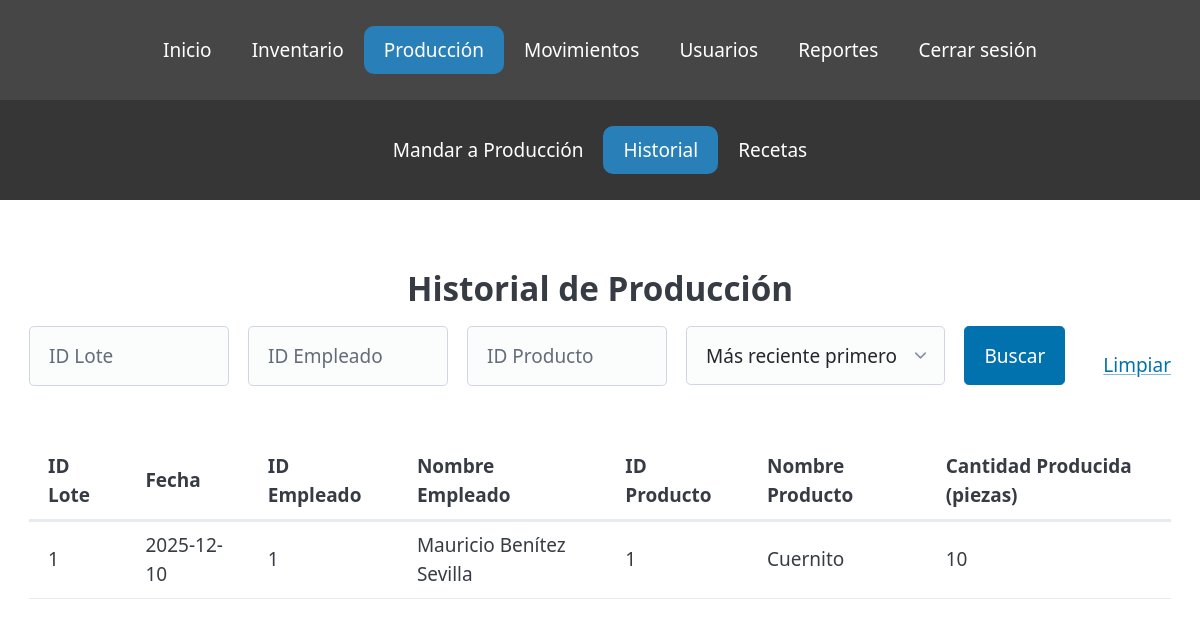
Screenshot of /historial_produccion.php (signed in) with the database file from the repository.
### tables this page shows
CREATE TABLE `empleado` (
  `ID` int NOT NULL AUTO_INCREMENT,
  `Nombre` varchar(20) NOT NULL,
  `ApellidoPat` varchar(20) NOT NULL,
  `ApellidoMat` varchar(45) NOT NULL,
  `FechaIngreso` date NOT NULL,
  `FechaNacimiento` date NOT NULL,
  `LugarNacimiento` varchar(45) NOT NULL,
  `Calle` varchar(45) NOT NULL,
  `Colonia` varchar(30) NOT NULL,
  `Ciudad` varchar(20) NOT NULL,
  `Teléfono` varchar(10) NOT NULL,
  `Rol` varchar(20) NOT NULL,
  `Usuario` varchar(20) DEFAULT NULL,
  `Contraseña` varchar(16) DEFAULT NULL,
  PRIMARY KEY (`ID`),
  UNIQUE KEY `Usuario_UNIQUE` (`Usuario`)
);

CREATE TABLE `producto` (
  `ID` int NOT NULL AUTO_INCREMENT,
  `Código` varchar(8) NOT NULL,
  `Nombre` varchar(45) NOT NULL,
  `Existencia` float NOT NULL,
  PRIMARY KEY (`ID`),
  UNIQUE KEY `Código_UNIQUE` (`Código`)
);

### historial_produccion.php (the view, shortened to what this page needs)
<?php
    include_once 'conn.php';
    $order = "DESC";
    $id_lote = isset($_GET['id_lote']) ? trim($_GET['id_lote']) : "";
    $id_empleado = isset($_GET['id_empleado']) ? trim($_GET['id_empleado']) : "";
    $id_producto = isset($_GET['id_producto']) ? trim($_GET['id_producto']) : "";
    $sql = "SELECT l.ID, l.Fecha, e.ID AS ID_Empleado, CONCAT(e.Nombre, ' ', e.ApellidoPat, ' ', e.ApellidoMat) AS NombreEmpleado, p.ID AS ID_Producto, p.Nombre AS NombreProducto, l.Cantidad
            FROM loteproducción l
            INNER JOIN empleado e ON l.ID_Empleado = e.ID
            INNER JOIN producto p ON l.ID_Producto = p.ID";
    $sql .= " ORDER BY l.Fecha $order";
    $res = mysqli_query($conn, $sql);
?>
<!DOCTYPE html>
<html lang="es">
<head>
    <link rel="stylesheet" href="https://cdn.jsdelivr.net/npm/@picocss/pico@2/css/pico.classless.min.css">
    <link rel="stylesheet" href="estilos.css">
</head>
<body>
    <header>
        <nav>
            <a href="welcome.php">Inicio</a>
            <a href="materia_prima.php">Inventario</a>
            <a href="produccion.php" class="active">Producción</a>
            <a href="movimientos.php">Movimientos</a>
            <a href="usuarios.php">Usuarios</a>
            <?php if (isset($_SESSION['Rol']) && $_SESSION['Rol'] === 'admin'): ?>
                <a href="reportes.php">Reportes</a>
            <?php endif; ?>
            <a href="logout.php">Cerrar sesión</a>
        </nav>
    </header>
    <header2>
        <nav>
            <a href="produccion.php">Mandar a Producción</a>
            <a href="historial_produccion.php" class="active">Historial</a>
            <a href="recetas.php">Recetas</a>
        </nav>
    </header2>
    <main>
        <section>
            <h2>Historial de Producción</h2>
            <form method="get" style="margin-bottom: 2rem; display: flex; gap: 1rem; align-items: center;">
                <input type="text" style="width: 200px;" name="id_lote" placeholder="ID Lote" value="<?php echo htmlspecialchars($id_lote); ?>">
                <input type="text" style="width: 200px;" name="id_empleado" placeholder="ID Empleado" value="<?php echo htmlspecialchars($id_empleado); ?>">
                <input type="text" style="width: 200px;" name="id_producto" placeholder="ID Producto" value="<?php echo htmlspecialchars($id_producto); ?>">
                <select name="orden" style="width: auto;">
                    <option value="reciente" <?php if($order=="DESC") echo "selected"; ?>>Más reciente primero</option>
                </select>
                <button type="submit">Buscar</button>
                <a href="historial_produccion.php" style="margin-left:1rem;">Limpiar</a>
            </form>
            <div style="overflow-x:auto;">
            <table>
                <thead>
                    <tr>
                        <th>ID Lote</th>
                        <th>Fecha</th>
                        <th>ID Empleado</th>
                        <th>Nombre Empleado</th>
                        <th>ID Producto</th>
                        <th>Nombre Producto</th>
                        <th>Cantidad Producida (piezas)</th>
                    </tr>
                </thead>
                <tbody>
                <?php
                if ($res && mysqli_num_rows($res) > 0) {
                    while ($row = mysqli_fetch_assoc($res)) {
                        echo "<tr>";
                        echo "<td>" . htmlspecialchars($row['ID']) . "</td>";
                        echo "<td>" . htmlspecialchars($row['Fecha']) . "</td>";
                        echo "<td>" . htmlspecialchars($row['ID_Empleado']) . "</td>";
                        echo "<td>" . htmlspecialchars($row['NombreEmpleado']) . "</td>";
                        echo "<td>" . htmlspecialchars($row['ID_Producto']) . "</td>";
                        echo "<td>" . htmlspecialchars($row['NombreProducto']) . "</td>";
                        echo "<td>" . htmlspecialchars($row['Cantidad']) . "</td>";
                        echo "</tr>";
                    }
                } else {
                    echo "<tr><td colspan='7'>No hay registros para mostrar.</td></tr>";
                }
                ?>
                </tbody>
            </table>
            </div>
        </section>
    </main>
</body>
</html>

### estilos.css (style rules this page uses)
:root { --pico-primary: #e63946; --pico-primary-background: #e63946; --pico-primary-hover: #d62828; --pico-primary-underline: rgba(230, 57, 70, 0.5); --pico-primary-focus: rgba(230, 57, 70, 0.25); --pico-primary-inverse: #fff; }
html, body, * { box-sizing: border-box; margin: 0; padding: 0; }
body { margin: 0; padding: 0; }
nav { display: flex; justify-content: center; }
nav a { color: white; text-decoration: none; padding: 10px 20px; }
nav a.active { background-color: #2980b9; border-radius: 10px; }
main { display: flex; flex-direction: column; align-items: center; justify-content: center; margin-top: 250px; text-align: center; }
header, header2 { min-width: 100%; min-height: 100px; position: fixed; top: 0; left: 0; background-color:rgb(70, 70, 70); box-sizing: border-box; z-index: 1000; display: flex; justify-content: center; align-items: center; padding: 10px 0; }
header2 { display: flex; justify-content: center; align-items: center; min-width: 100%; top: 100px; background-color: rgb(54, 54, 54); }

### rows the page displays
loteproducción: ID "1", Fecha "2025-12-10", ID_Empleado.ID "1", NombreEmpleado "Mauricio Benítez Sevilla", ID_Producto.ID "1", ID_Producto.Nombre "Cuernito", Cantidad "10"
